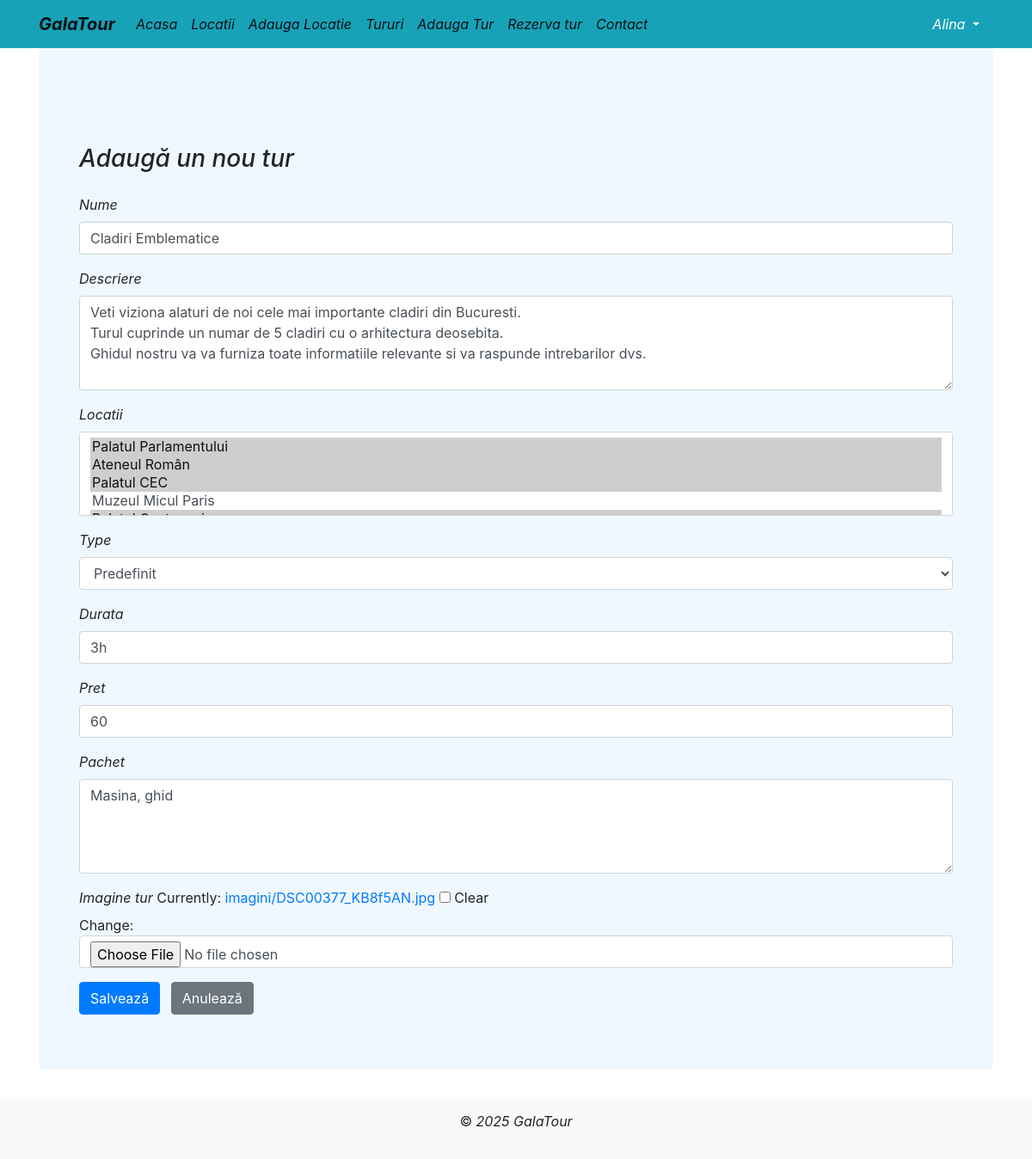
Screenshot of /tur/2/edit/ (signed in) with the database file from the repository.
### locatii/models.py (models this page shows, shortened)
class Tur(models.Model):
    class Meta:
        verbose_name_plural = 'Tururi'
    OPTIUNI_TIP_TUR = [
            ('predefinit', 'Predefinit'),
            ('personalizat', 'Personalizat')
        ]
    nume = CharField(max_length=128, blank=True, null=True)
    descriere = TextField(blank=True, null=True)
    locatii = ManyToManyField(Locatie, related_name='tururi')
    type = CharField(max_length=40, choices=OPTIUNI_TIP_TUR, default='predefinit' )
    durata= CharField(max_length=128, blank=True, null=True)
    pret = PositiveIntegerField(blank=False, null=False, default=1)
    pachet = TextField(blank=True, null=True)
    imagine_tur = ImageField(upload_to='imagini', blank=True, null=True)

### locatii/views.py (the view)
# urls.py: path('tur/<int:tur_id>/edit/', editeaza_tur, name='editeaza_tur'),
@login_required
@user_passes_test(is_angajat)
def editeaza_tur(request, tur_id):
    tur = get_object_or_404(Tur, id=tur_id)
    if request.method == "POST":
        form = TurForm(request.POST, request.FILES, instance=tur)
        if form.is_valid():
            form.save()
            return redirect('detalii_tur', tur_id=tur.id)
    else:
        form = TurForm(instance=tur)
    return render(request, 'adauga_tur.html', {'form': form, 'tur': tur})

### locatii/forms.py
class TurForm(ModelForm):
    class Meta:
        model = Tur
        fields = ['nume', 'descriere', 'locatii', 'type', 'durata', 'pret', 'pachet', 'imagine_tur']
        widgets = {
            'nume': TextInput(attrs={'class': 'form-control', 'placeholder': 'Introduceți numele turului'}),
            'descriere': Textarea(attrs={'class': 'form-control', 'rows': 4, 'placeholder': 'Descriere...'}),
            'locatii': SelectMultiple(attrs={'class': 'form-control'}),
            'type': Select(attrs={'class': 'form-control'}),
            'durata': TextInput(attrs={'class': 'form-control', 'placeholder': 'Durata turului'}),
            'pret': NumberInput(attrs={'class': 'form-control', 'placeholder': 'Prețul turului'}),
            'pachet': Textarea(attrs={'class': 'form-control', 'rows': 4, 'placeholder': 'Detalii pachet...'}),
            'imagine_tur': ClearableFileInput(attrs={'class': 'form-control'}),
        }

### locatii/models.py (called while the page is built)
    def __str__(self):
        return f"{self.nume}"

### locatii/views.py (called while the page is built)
def is_angajat(user):
    return user.is_authenticated and user.groups.filter(name='angajati').exists()

### locatii/templates/adauga_tur.html (shortened to what this page needs)
<!DOCTYPE html>
<html lang="en">
<head>
</head>
<body>
{% extends 'base.html' %}
{% block content %}
<div class="container mt-5">
    <h3 class="mb-4"><i>Adaugă un nou tur</i></h3>
    <form method="post" enctype="multipart/form-data" class="needs-validation" novalidate>
        {% for field in form %}
            <div class="form-group">
                <label for="{{ field.id_for_label }}" style="font-style: italic;">
                    {{ field.label }}
                </label>
                {{ field }}
            </div>
        {% endfor %}
        <button type="submit" class="btn btn-primary">Salvează</button>
        <a href="{% url 'lista_tur' %}" class="btn btn-secondary ml-2">Anulează</a>
    </form>
</div>
{% endblock %}

### locatii/templates/base.html (shortened to what this page needs)
{% load static %}
<html {% if LANGUAGE_CODE %}lang="{{ LANGUAGE_CODE }}" {% endif %}>
<head>
    <link rel="stylesheet" href="https://stackpath.bootstrapcdn.com/bootstrap/4.2.1/css/bootstrap.min.css"
>
    <link rel="stylesheet" href="{% static 'index.css' %}">
</head>
<body>
<div class="wrapper">
    <nav class="navbar navbar-expand-lg navbar-light bg-info">
        <div class="container fixed">
            <a class="navbar-brand" href="/"><i><b>GalaTour</b></i></a>
            <div class="collapse navbar-collapse" id="navbarNavAltMarkup">
                <div class="navbar-nav">
                    <a class="nav-item nav-link active" href="/">
                        <i>Acasa</i>
                    </a>
                    <a class="nav-item nav-link active" href="{% url 'lista_locatie' %}">
                        <i>Locatii</i>
                    </a>
                    {% if request.user.is_authenticated and request.user.groups.all.0.name == "angajati" %}
                     <a class="nav-item nav-link active" href="{% url 'adauga_locatie' %}">
                        <i>Adauga Locatie</i>
                    {% endif %}
                    </a>
                    <a class="nav-item nav-link active" href="{% url 'lista_tur' %}">
                        <i>Tururi</i>
                    </a>
                    {% if request.user.is_authenticated and request.user.groups.all.0.name == "angajati" %}
                    <a class="nav-item nav-link active" href="{% url 'adauga_tur' %}">
                        <i>Adauga Tur</i>
                    {% endif %}
                    </a>
                    {% if user.is_authenticated %}
                    <a class="nav-item nav-link active" href="{% url 'creeaza_rezervare' %}">
                        <i>Rezerva tur</i>
                    {% endif %}
                    </a>
                    <a class="nav-item nav-link active" href="{% url 'contact' %}"><i>Contact</i></a>
                </div>
            </div>
            <div class="nav-item dropdown">
            {% if user.is_authenticated %}
            <a class="nav-link dropdown-toggle text-white" href="#" data-toggle="dropdown">
                <i>{{user.username}}</i>
            </a>
            {% endif %}
            </div>
        </div>
    </nav>
    <div class="content">
        <div class="container">
            <div class="jumbotron">
                {% block content %}{% endblock %}
            </div>
        </div>
    </div>
    <footer class="bg-light text-center py-3">
        <p>&copy;<i> 2025 GalaTour</i></p>
    </footer>
</div>
</body>
</html>

### locatii/static/index.css (style rules this page uses)
.jumbotron { background-color: aliceblue; }

### locatii/templates/base.html (style rules this page uses)
html, body { height: 100%; }
.wrapper { min-height: 100%; display: flex; flex-direction: column; }
.content { flex: 1; }
footer { background-color: #f8f9fa; text-align: center; padding: 1rem 0; }

### rows the page displays
Tur: form "Cladiri Emblematice" "Veti viziona alaturi de noi cele mai importante cladiri din Bucuresti. Turul cuprinde un numar de 5 cladiri cu o arhitectura deosebita. Ghidul nostru va va furniza toate informatiile relevante si va raspunde intrebarilor dvs." "Predefinit" "3h" "60" "Masina, ghid"

### other values shown
{{ user.username }} "Alina"
{{ field.label }} "Nume" "Descriere" "Locatii" "Type" "Durata" "Pret" "Pachet" "Imagine tur"
